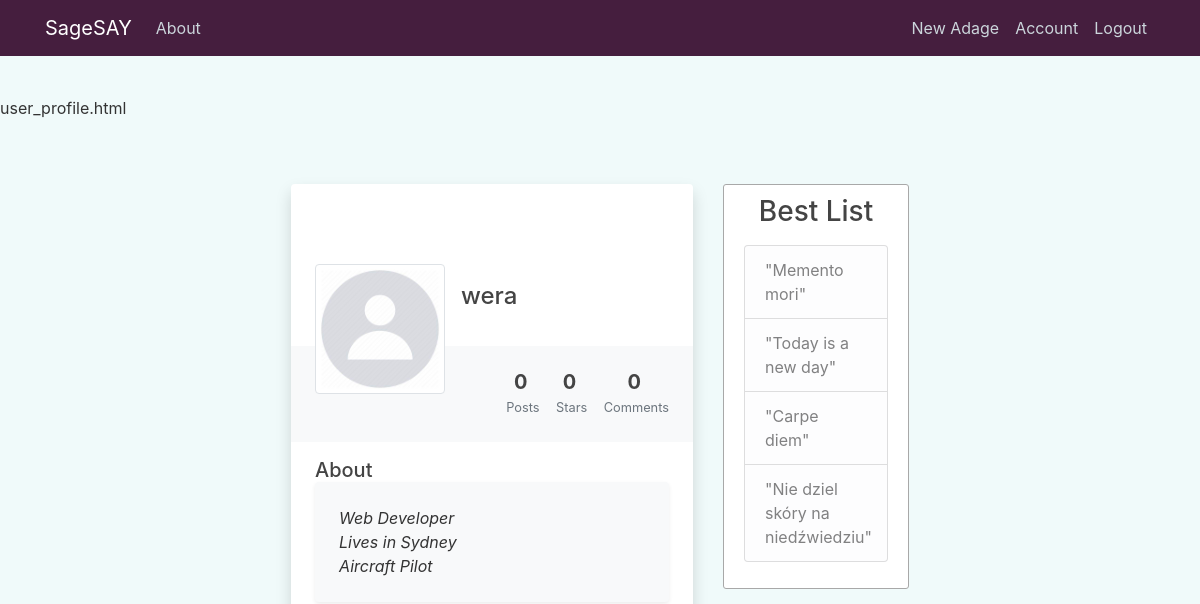
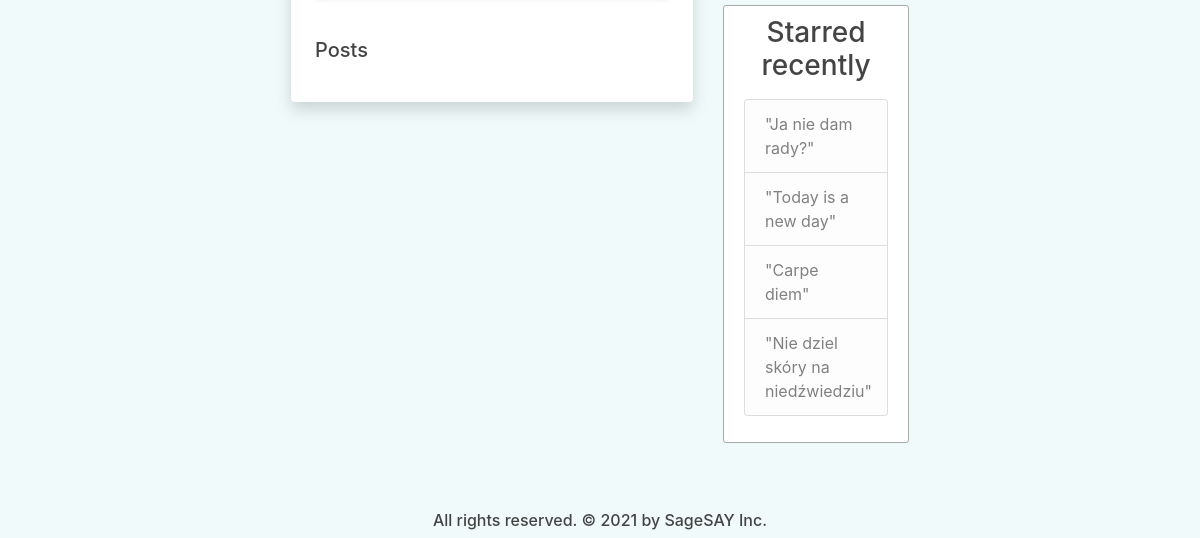
The app's page /user/wera (signed in), older data (2 pictures, top to bottom).
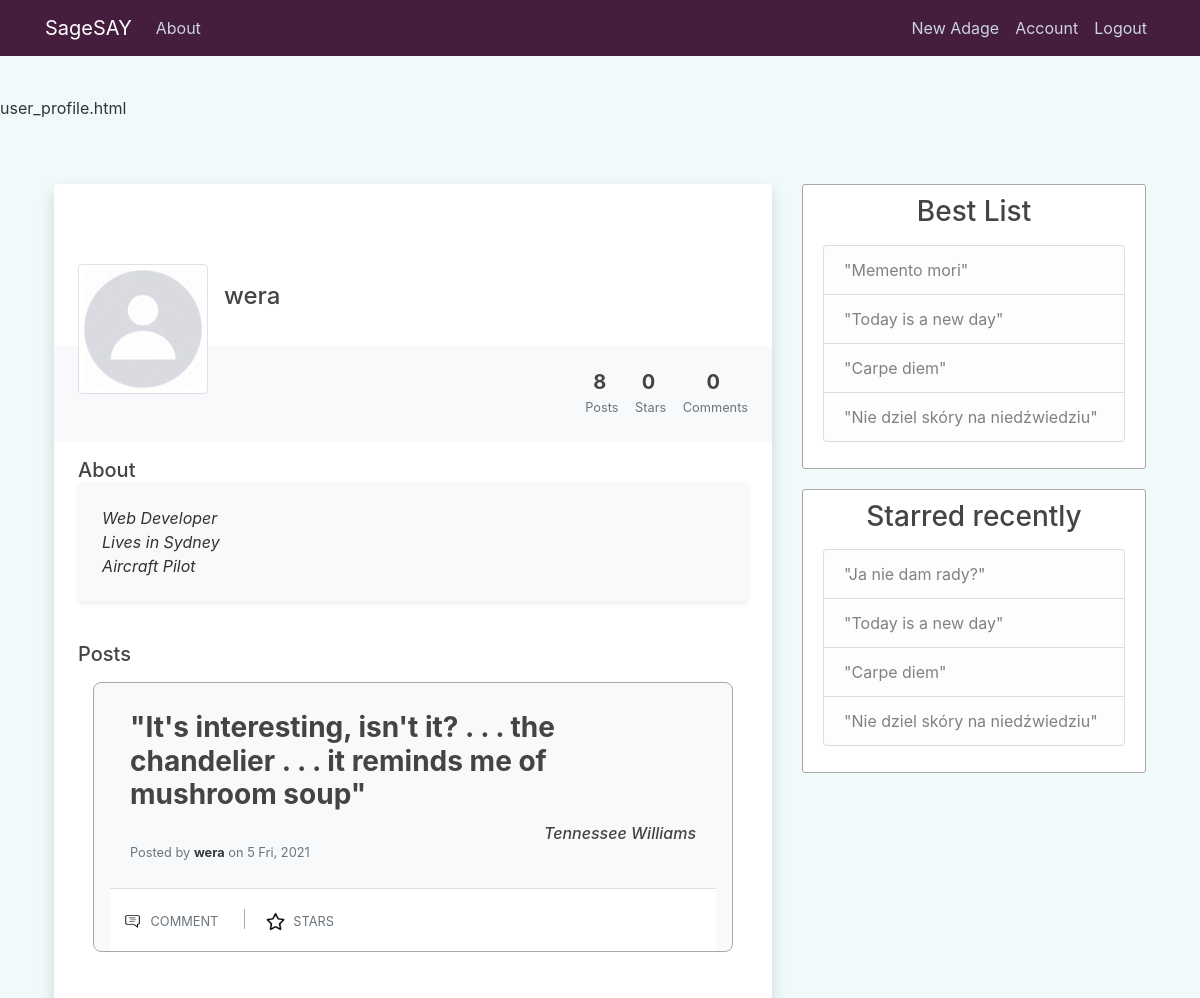
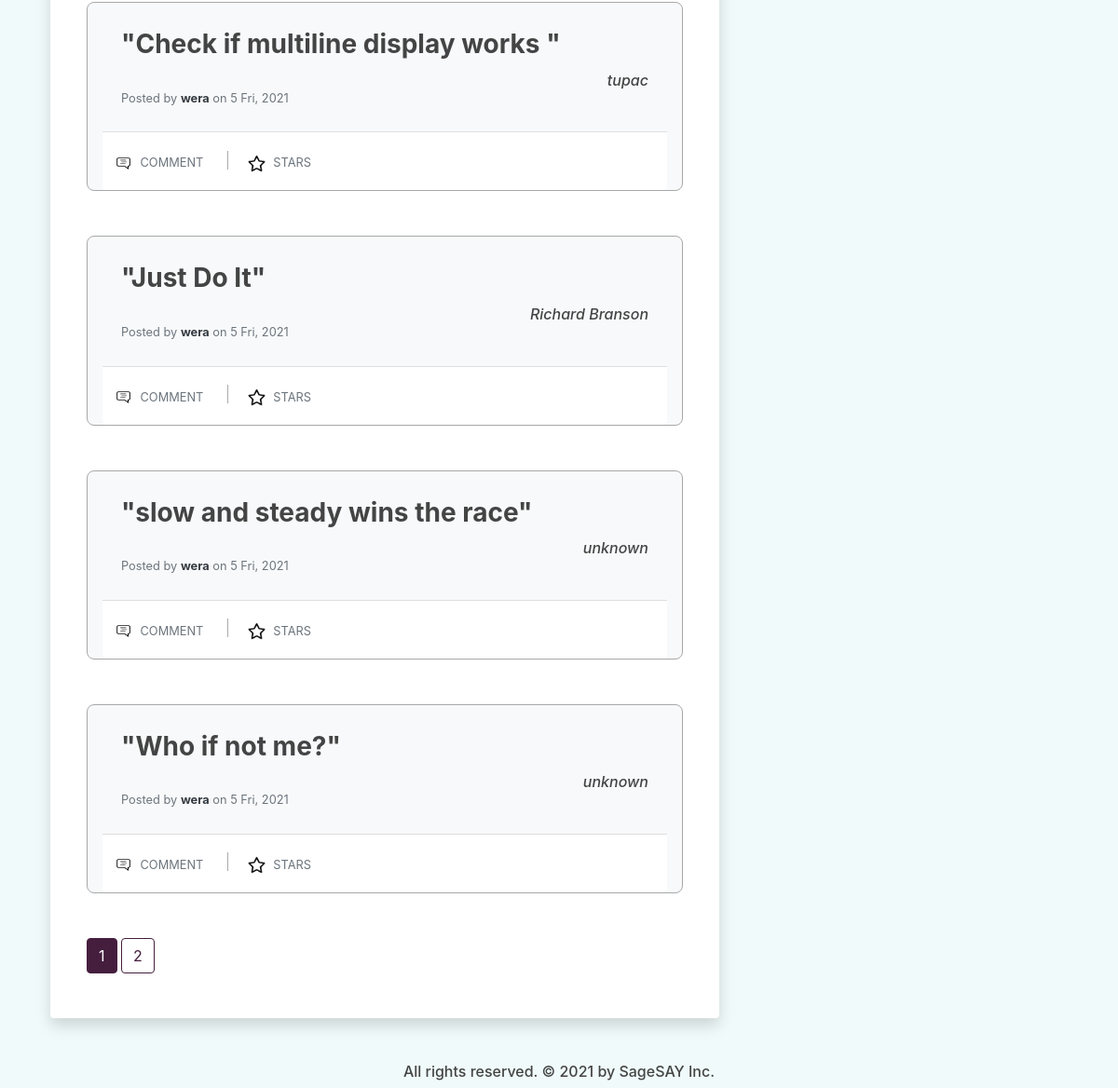
The same page, newer data (2 pictures, top to bottom).
### quotes_app/models.py (models this page shows, shortened)
class User(db.Model, UserMixin):
    id = db.Column(db.Integer, primary_key=True)
    username = db.Column(db.String(20), unique=True, nullable=False)
    email = db.Column(db.String(120), unique=True, nullable=False)
    image_file = db.Column(db.String(20), nullable=False, default='default.jpg')
    password = db.Column(db.String(60), nullable=False)
    posts = db.relationship('Post', backref='posted_by', lazy=True)
    comments = db.relationship('Comment', backref='comment_author', lazy=True)
    likes = db.relationship('Like', backref='like_author', lazy=True)

class Post(db.Model):
    id = db.Column(db.Integer, primary_key=True)
    author = db.Column(db.String(100), nullable=False, default='Anonymous')
    content = db.Column(db.Text, nullable=False)
    date_posted = db.Column(db.DateTime, nullable=False, default=dt.utcnow)
    user_id = db.Column(db.Integer, db.ForeignKey('user.id'), nullable=False)
    comments = db.relationship('Comment', backref='comment_post', lazy=True)
    likes = db.relationship('Like', backref='like_post', lazy=True)

### quotes_app/users/routes.py (the view)
@users.route("/user/<string:username>", methods=['GET', 'POST'])
@login_required
def user_profile(username):
    page = request.args.get('page', 1, type=int)
    post_id = request.args.get('star', type=int)
    user = User.query.filter_by(username=username).first_or_404()
    if post_id:
        update_like_table(current_user, post_id)
    posts = Post.query.filter_by(posted_by=user)\
        .order_by(Post.date_posted.desc())
    num_posts = posts.all()
    num_posts = len(num_posts)
    num_likes = len(Like.query.filter_by(like_author=user).all())
    num_comments = len(Comment.query.filter_by(comment_author=user).all())
    posts = posts.paginate(page=page, per_page=5)
    posts_data = prepare_posts_display(posts)
    return render_template('user_profile.html', title=username, posts=posts,
        posts_data=posts_data, user=user, num_posts=num_posts,
        num_likes=num_likes, num_comments=num_comments)

### quotes_app/main/utils.py (called while the page is built)
def prepare_posts_display(posts):
    posts_data = []
    for post in posts.items:
        post_info = []
        likes = Like.query.filter_by(like_post=post).limit(8).all()
        for like in likes:
            post_info.append(User.query.get(like.user_id))
        post_info.append(post)
        starred = None
        if current_user.is_authenticated:
            starred = Like.query.filter_by(like_post=post, like_author=current_user).first()
        if starred:
            post_info.append(True)
        else:
            post_info.append(False)
        posts_data.append(post_info)
    return posts_data

### quotes_app/models.py (called while the page is built)
@login_manager.user_loader
def user_loader(user_id):
    return User.query.get(int(user_id))

### quotes_app/templates/user_profile.html (shortened to what this page needs)
{% extends "layout.html" %}
{% block content %}
<div class="row py-5 px-4">
    <div class="col-md-8">
        <div class="mx-auto">
            <div class="bg-white shadow rounded overflow-hidden">
                <div class="px-4 pt-0 pb-4 cover">
                    <div class="media align-items-end profile-head">
                        <div class="profile mr-3">
                            <img src="{{ url_for('static', filename='profile_pics/' + user.image_file) }}" alt="..." width="130" class="rounded mb-2 img-thumbnail img-profile">
                            </div>
                        <div class="media-body mb-5 text-white">
                            <h4 class="mt-0 mb-0">{{ user.username }}</h4>
                            <p class="small mb-4"> Sydney</p>
                        </div>
                    </div>
                </div>
                <div class="bg-light p-4 d-flex justify-content-end text-center">
                    <ul class="list-inline mb-0">
                        <li class="list-inline-item">
                            <h5 class="font-weight-bold mb-0 d-block">{{ num_posts }}</h5><small class="text-muted"> Posts</small>
                        </li>
                        <li class="list-inline-item">
                            <h5 class="font-weight-bold mb-0 d-block">{{ num_likes }}</h5><small class="text-muted"> Stars</small>
                        </li>
                        <li class="list-inline-item">
                            <h5 class="font-weight-bold mb-0 d-block">{{ num_comments }}</h5><small class="text-muted"> Comments</small>
                        </li>
                    </ul>
                </div>
                <div class="px-4 py-3">
                    <h5 class="mb-0">About</h5>
                    <div class="p-4 rounded shadow-sm bg-light">
                        <p class="font-italic mb-0">Web Developer</p>
                        <p class="font-italic mb-0">Lives in Sydney</p>
                        <p class="font-italic mb-0">Aircraft Pilot</p>
                    </div>
                </div>
                <div class="py-4 px-4">
                    <div class="d-flex align-items-center justify-content-between mb-3">
                        <h5 class="mb-0">Posts</h5>
                    </div>
                    <div class="container">
                        {% for post in posts_data %}
                            <div class="card bg-light mb-5 border-5 pt-2 active pb-0 px-3">
                                <div class="card-body ">
                                    <div class="row">
                                        <div class="col-12 ">
                                            <h3 class="card-title "><b>"{{ post[-2].content }}"</b></h3>
                                        </div>
                                        <div class="col-12 d-flex justify-content-end text-center">
                                            <h6><i>{{ post[-2].author }}</i></h6>
                                        </div>
                                        <div class="col">
                                            <h6 class="card-subtitle mb-2 text-muted">
                                                <p class="card-text text-muted small"> Posted by <a href="{{ url_for('users.user_profile', username=post[-2].posted_by.username) }}" class="font-weight-bold text-dark"> {{ post[-2].posted_by.username }}</a> on {{ post[-2].date_posted.strftime('%-d %a, %Y') }}</p>
                                            </h6>
                                        </div>
                                    </div>
                                </div>
                                <div class="card-footer bg-white px-0 ">
                                    <div class="row">
                                        <div class="col-md-auto ">
                                            <a href="#" class="btn btn-outlined btn-black text-muted bg-transparent" data-wow-delay="0.7s">
                                                <img src="{{ url_for('static', filename='comment.png') }}" class="mr-1 " width="19" height="19">
                                                <small>COMMENT</small>
                                            </a>
                                            <a href="{{ url_for('users.user_profile', username=user.username, page=posts.page, star=post[-2].id) }}" class="btn btn-outlined btn-black text-muted bg-transparent" data-wow-delay="0.7s">
                                                {% if post[-1] == True %}
                                                    <img src="{{ url_for('static', filename='christmas-star.png') }}" class="mr-1" width="19" height="19">
                                                {% else %}
                                                    <img src="{{ url_for('static', filename='star.png') }}" class="mr-1" width="19" height="19">
                                                {% endif %}
                                                <small>STARS</small>
                                            </a>
                                        </div>
                                        <div class="col-md-auto ">
                                        </div>
                                    </div>
                                </div>
                            </div>
                        {% endfor %}
                        {% for page_num in posts.iter_pages(left_edge=1, right_edge=1, left_current=1, right_current=2) %}
                        {% if page_num %}
                            {% if posts.page == page_num %}
                            <a class="btn btn-violet mb-4" href="{{ url_for('users.user_profile', username=user.username, page=page_num) }}">{{ page_num }}</a>
                            {% else %}
                                <a class="btn btn-outline-violet mb-4" href="{{ url_for('users.user_profile', username=user.username, page=page_num) }}">{{ page_num }}</a>
                            {% endif %}
                        {% else %}
                            ...
                        {% endif %}
                        {% endfor %}
                    </div>
                </div>
            </div>
        </div>
    </div>
    <div class="col-md-4">
        <div class="content-section">
            <div class="mb-3 text-center">
                <h3>Best List</h3>
            </div>
            <ul class="list-group">
            <li class="list-group-item list-group-item-light">"Memento mori"</li>
            <li class="list-group-item list-group-item-light">"Today is a new day"</li>
            <li class="list-group-item list-group-item-light">"Carpe diem"</li>
            <li class="list-group-item list-group-item-light">"Nie dziel skóry na niedźwiedziu"</li>
            </ul>
        </div>
        <div class="content-section">
            <div class="mb-3 text-center">
                <h3>Starred recently</h3>
            </div>
            <ul class="list-group">
            <li class="list-group-item list-group-item-light">"Ja nie dam rady?"</li>
            <li class="list-group-item list-group-item-light">"Today is a new day"</li>
            <li class="list-group-item list-group-item-light">"Carpe diem"</li>
            <li class="list-group-item list-group-item-light">"Nie dziel skóry na niedźwiedziu"</li>
            </ul>
        </div>
    </div>
</div>
{% endblock content %}

### quotes_app/templates/layout.html (shortened to what this page needs)
<!doctype html>
<html lang="en">
  <head>
    <link rel="stylesheet" href="https://stackpath.bootstrapcdn.com/bootstrap/4.3.1/css/bootstrap.min.css">
    <link rel="stylesheet" type="text/css" href="{{ url_for('static', filename='main.css') }}">
  </head>
  <body>
    <header class="site-header">
        <nav class="navbar navbar-expand-md navbar-dark bg-violet fixed-top">
            <div class="container">
                <a class="navbar-brand" href="{{ url_for('main.home') }}">SageSAY</a>
                <div class="collapse navbar-collapse" id="navbarNav">
                    <div class="navbar-nav mr-auto">
                        <a class="nav-item nav-link" href="#">About</a>
                    </div>
                    <div class="navbar-nav">
                        {% if current_user.is_authenticated %}
                            <a class="nav-item nav-link" href="{{ url_for('posts.new_post') }}">New Adage</a>
                            <a class="nav-item nav-link" href="{{ url_for('users.user_profile', username=current_user.username) }}">Account</a>
                            <a class="nav-item nav-link" href="{{ url_for('users.logout') }}">Logout</a>
                        {% else %}
                            <a class="nav-item nav-link" href="{{ url_for('users.login') }}">Login</a>
                            <a class="nav-item nav-link" href="{{ url_for('users.register') }}">Register</a>
                        {% endif %}
                    </div>
                </div>
            </div>
        </nav>
    </header>
    <p>{{ self._TemplateReference__context.name }}</p>
    <main role="main" class="container mt-80">
        <div class="row justify-content-center">
            {% block content %}{% endblock content %}
        </div>
    </main>
    <div class="footer">
        <h6 class="mx-auto">All rights reserved. &#169; 2021 by SageSAY Inc.</h6>
    </div>
  </body>
</html>

### quotes_app/static/main.css (style rules this page uses)
body { background: #f0fafa; color: #333333; margin-top: 6rem; }
h1, h2, h3, h4, h5, h6 { color: #444444; }
.bg-violet { background-color: #451e3e; }
.btn-outline-violet { color: #451e3e; border-color: #451e3e; }
.btn-violet { color: white; border-color: #451e3e; background-color: #451e3e; }
.site-header .navbar-nav .nav-link { color: #cbd5db; }
.content-section { background: #ffffff; padding: 10px 20px; border: 1px solid #A8A8A8; border-radius: 3px; margin-bottom: 20px; }
.footer { width: 100%; text-align: center; }
.card { background: #451e3e; padding: 10px 20px; border: 1px solid #A8A8A8; border-radius: 8px; margin-bottom: 20px; }
.profile-head { transform: translateY(5rem) }
.cover { background-image: url('./profile_background.jpg'); background-size: cover; background-repeat: no-repeat }
.img-profile { cursor: pointer; overflow: visible }

Row changes from the older to the newer data that the page shows:
added Post: content "It's interesting, isn't it? . . . the chandelier . . . it reminds me of mushroom soup", author "Tennessee Williams", username "wera", date_posted "5 Fri, 2021"
added Post: content "Check if multiline display works", author "tupac", username "wera", date_posted "5 Fri, 2021"
added Post: content "Just Do It", author "Richard Branson", username "wera", date_posted "5 Fri, 2021"
added Post: content "slow and steady wins the race", author "unknown", username "wera", date_posted "5 Fri, 2021"
added Post: content "Who if not me?", author "unknown", username "wera", date_posted "5 Fri, 2021"
Text that changed along with them:
{{ num_posts }}: "0" → "8"
new list line: "1"
new list line: "2"
